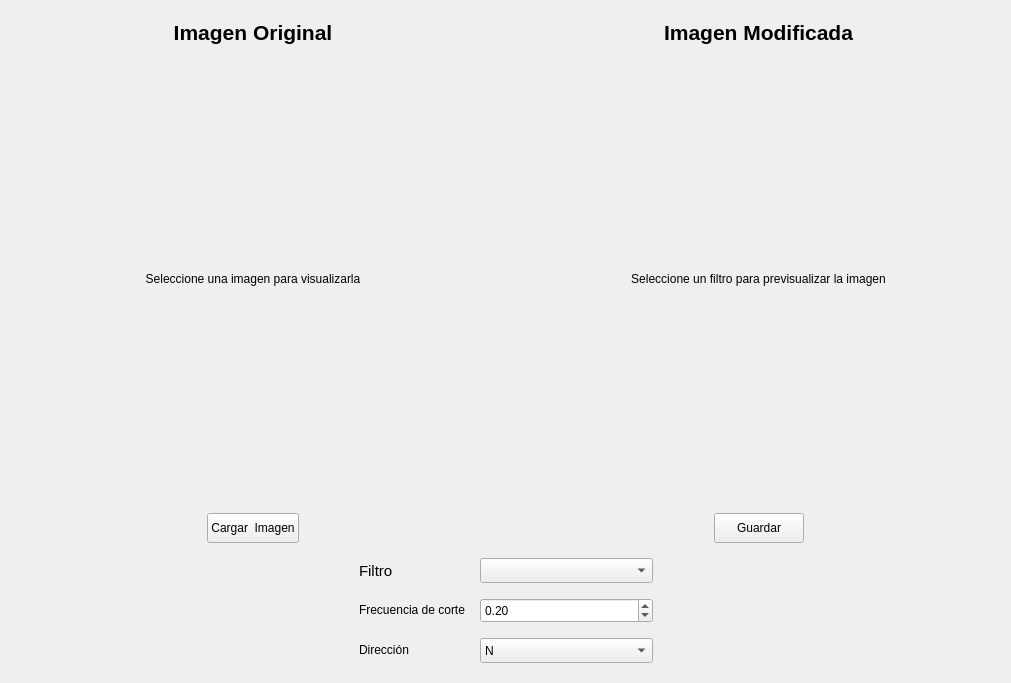
<?xml version="1.0" encoding="UTF-8"?>
<ui version="4.0">
 <class>MainWindow</class>
 <widget class="QMainWindow" name="MainWindow">
  <property name="geometry">
   <rect>
    <x>0</x>
    <y>0</y>
    <width>1011</width>
    <height>683</height>
   </rect>
  </property>
  <property name="windowTitle">
   <string>Filtros Pasabajo, Pasaalto y Pasabanda</string>
  </property>
  <widget class="QWidget" name="centralwidget">
   <layout class="QVBoxLayout" name="verticalLayout_3">
    <property name="spacing">
     <number>15</number>
    </property>
    <property name="leftMargin">
     <number>20</number>
    </property>
    <property name="topMargin">
     <number>20</number>
    </property>
    <property name="rightMargin">
     <number>20</number>
    </property>
    <property name="bottomMargin">
     <number>20</number>
    </property>
    <item>
     <layout class="QHBoxLayout" name="horizontalLayout_4">
      <property name="spacing">
       <number>40</number>
      </property>
      <property name="leftMargin">
       <number>0</number>
      </property>
      <property name="topMargin">
       <number>0</number>
      </property>
      <item>
       <layout class="QVBoxLayout" name="verticalLayout" stretch="0,2,0">
        <item>
         <widget class="QLabel" name="label_3">
          <property name="font">
           <font>
            <pointsize>16</pointsize>
            <bold>true</bold>
           </font>
          </property>
          <property name="text">
           <string>Imagen Original</string>
          </property>
          <property name="alignment">
           <set>Qt::AlignCenter</set>
          </property>
         </widget>
        </item>
        <item>
         <widget class="QLabel" name="lbl_img">
          <property name="minimumSize">
           <size>
            <width>350</width>
            <height>350</height>
           </size>
          </property>
          <property name="text">
           <string>Seleccione una imagen para visualizarla</string>
          </property>
          <property name="alignment">
           <set>Qt::AlignCenter</set>
          </property>
         </widget>
        </item>
        <item>
         <layout class="QHBoxLayout" name="horizontalLayout">
          <item>
           <spacer name="horizontalSpacer">
            <property name="orientation">
             <enum>Qt::Horizontal</enum>
            </property>
            <property name="sizeHint" stdset="0">
             <size>
              <width>28</width>
              <height>17</height>
             </size>
            </property>
           </spacer>
          </item>
          <item>
           <widget class="QPushButton" name="btn_cargar">
            <property name="minimumSize">
             <size>
              <width>90</width>
              <height>30</height>
             </size>
            </property>
            <property name="text">
             <string>Cargar  Imagen</string>
            </property>
           </widget>
          </item>
          <item>
           <spacer name="horizontalSpacer_2">
            <property name="orientation">
             <enum>Qt::Horizontal</enum>
            </property>
            <property name="sizeHint" stdset="0">
             <size>
              <width>40</width>
              <height>20</height>
             </size>
            </property>
           </spacer>
          </item>
         </layout>
        </item>
       </layout>
      </item>
      <item>
       <layout class="QVBoxLayout" name="verticalLayout_2" stretch="0,2,0">
        <item>
         <widget class="QLabel" name="lbl_titulo">
          <property name="font">
           <font>
            <pointsize>16</pointsize>
            <bold>true</bold>
           </font>
          </property>
          <property name="text">
           <string>Imagen Modificada</string>
          </property>
          <property name="alignment">
           <set>Qt::AlignCenter</set>
          </property>
         </widget>
        </item>
        <item>
         <widget class="QLabel" name="lbl_img_mod">
          <property name="minimumSize">
           <size>
            <width>350</width>
            <height>350</height>
           </size>
          </property>
          <property name="text">
           <string>Seleccione un filtro para previsualizar la imagen</string>
          </property>
          <property name="alignment">
           <set>Qt::AlignCenter</set>
          </property>
         </widget>
        </item>
        <item>
         <layout class="QHBoxLayout" name="horizontalLayout_2" stretch="0,0,0">
          <item>
           <spacer name="horizontalSpacer_3">
            <property name="orientation">
             <enum>Qt::Horizontal</enum>
            </property>
            <property name="sizeHint" stdset="0">
             <size>
              <width>40</width>
              <height>20</height>
             </size>
            </property>
           </spacer>
          </item>
          <item>
           <widget class="QPushButton" name="btn_guardar">
            <property name="minimumSize">
             <size>
              <width>90</width>
              <height>30</height>
             </size>
            </property>
            <property name="text">
             <string>Guardar</string>
            </property>
           </widget>
          </item>
          <item>
           <spacer name="horizontalSpacer_4">
            <property name="orientation">
             <enum>Qt::Horizontal</enum>
            </property>
            <property name="sizeHint" stdset="0">
             <size>
              <width>40</width>
              <height>20</height>
             </size>
            </property>
           </spacer>
          </item>
         </layout>
        </item>
       </layout>
      </item>
     </layout>
    </item>
    <item>
     <layout class="QHBoxLayout" name="horizontalLayout_3">
      <item>
       <spacer name="horizontalSpacer_5">
        <property name="orientation">
         <enum>Qt::Horizontal</enum>
        </property>
        <property name="sizeHint" stdset="0">
         <size>
          <width>40</width>
          <height>20</height>
         </size>
        </property>
       </spacer>
      </item>
      <item>
       <layout class="QFormLayout" name="formLayout">
        <item row="0" column="0">
         <widget class="QLabel" name="label_5">
          <property name="font">
           <font>
            <pointsize>11</pointsize>
           </font>
          </property>
          <property name="text">
           <string>Filtro</string>
          </property>
         </widget>
        </item>
        <item row="0" column="1">
         <widget class="QComboBox" name="cbox_filtro">
          <property name="minimumSize">
           <size>
            <width>125</width>
            <height>25</height>
           </size>
          </property>
          <item>
           <property name="text">
            <string/>
           </property>
          </item>
          <item>
           <property name="text">
            <string>Pasabajo Plano 3x3</string>
           </property>
          </item>
          <item>
           <property name="text">
            <string>Pasabajo Plano 5x5</string>
           </property>
          </item>
          <item>
           <property name="text">
            <string>Pasabajo Plano 7x7</string>
           </property>
          </item>
          <item>
           <property name="text">
            <string>Pasabajo Bartlett 3x3</string>
           </property>
          </item>
          <item>
           <property name="text">
            <string>Pasabajo Bartlett 5x5</string>
           </property>
          </item>
          <item>
           <property name="text">
            <string>Pasabajo Bartlett 7x7</string>
           </property>
          </item>
          <item>
           <property name="text">
            <string>Pasabajo Gaussiano 5x5</string>
           </property>
          </item>
          <item>
           <property name="text">
            <string>Pasabajo Gaussiano 7x7</string>
           </property>
          </item>
          <item>
           <property name="text">
            <string>Pasaalto Laplaciano v4</string>
           </property>
          </item>
          <item>
           <property name="text">
            <string>Pasaalto Laplaciano v8</string>
           </property>
          </item>
          <item>
           <property name="text">
            <string>Gradiente Sobel 3x3</string>
           </property>
          </item>
          <item>
           <property name="text">
            <string>Pasabanda Laplaciano v4</string>
           </property>
          </item>
          <item>
           <property name="text">
            <string>Pasabanda Laplaciano v8</string>
           </property>
          </item>
         </widget>
        </item>
        <item row="1" column="0">
         <widget class="QLabel" name="label_6">
          <property name="text">
           <string>Frecuencia de corte</string>
          </property>
         </widget>
        </item>
        <item row="1" column="1">
         <widget class="QDoubleSpinBox" name="edt_frec">
          <property name="minimumSize">
           <size>
            <width>75</width>
            <height>25</height>
           </size>
          </property>
          <property name="minimum">
           <double>0.100000000000000</double>
          </property>
          <property name="singleStep">
           <double>0.100000000000000</double>
          </property>
          <property name="value">
           <double>0.200000000000000</double>
          </property>
         </widget>
        </item>
        <item row="2" column="0">
         <widget class="QLabel" name="label_7">
          <property name="text">
           <string>Dirección</string>
          </property>
         </widget>
        </item>
        <item row="2" column="1">
         <widget class="QComboBox" name="cbox_direccion">
          <property name="minimumSize">
           <size>
            <width>125</width>
            <height>25</height>
           </size>
          </property>
          <property name="minimumContentsLength">
           <number>0</number>
          </property>
          <property name="placeholderText">
           <string/>
          </property>
          <item>
           <property name="text">
            <string>N</string>
           </property>
          </item>
          <item>
           <property name="text">
            <string>NE</string>
           </property>
          </item>
          <item>
           <property name="text">
            <string>E</string>
           </property>
          </item>
          <item>
           <property name="text">
            <string>SE</string>
           </property>
          </item>
          <item>
           <property name="text">
            <string>S</string>
           </property>
          </item>
          <item>
           <property name="text">
            <string>SO</string>
           </property>
          </item>
          <item>
           <property name="text">
            <string>O</string>
           </property>
          </item>
          <item>
           <property name="text">
            <string>NO</string>
           </property>
          </item>
         </widget>
        </item>
       </layout>
      </item>
      <item>
       <spacer name="horizontalSpacer_6">
        <property name="orientation">
         <enum>Qt::Horizontal</enum>
        </property>
        <property name="sizeHint" stdset="0">
         <size>
          <width>40</width>
          <height>20</height>
         </size>
        </property>
       </spacer>
      </item>
     </layout>
    </item>
   </layout>
  </widget>
 </widget>
 <resources/>
 <connections/>
</ui>
